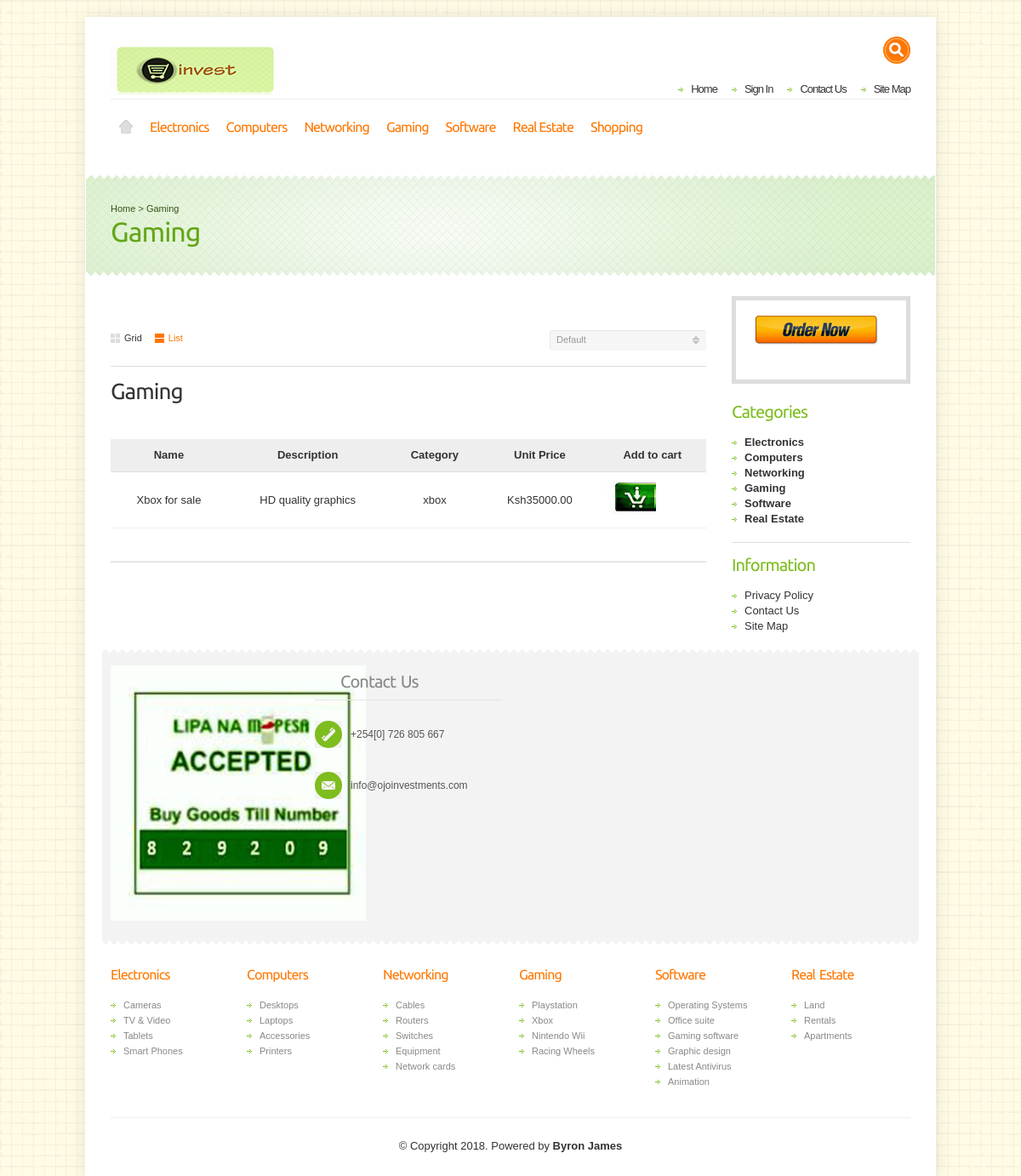
Screenshot of /listing_4.php with the database file from the repository.
### tables this page shows
CREATE TABLE IF NOT EXISTS `gaming` (
`id_product` int(11) NOT NULL,
  `product_name` varchar(100) NOT NULL,
  `product_desc` varchar(1024) NOT NULL,
  `product_category` varchar(250) NOT NULL,
  `price` decimal(8,2) NOT NULL
);

### listing_4.php (the view, shortened to what this page needs)
<!DOCTYPE html PUBLIC "-//W3C//DTD XHTML 1.0 Transitional//EN" "http://www.w3.org/TR/xhtml1/DTD/xhtml1-transitional.dtd">
<html xmlns="http://www.w3.org/1999/xhtml" dir="ltr" lang="en" xml:lang="en" xmlns:fb="http://www.facebook.com/2008/fbml">
<head>
<link rel="stylesheet" type="text/css" href="stylesheet/960.css" media="all" />
<link rel="stylesheet" type="text/css" href="stylesheet/screen.css" media="screen" />
<link rel="stylesheet" type="text/css" href="stylesheet/color.css" media="screen" />
</head>
<body class="s_layout_fixed">
<div id="wrapper">
  <div id="header" class="container_12">
    <div class="grid_12">
    	<a id="site_logo" href="index.html">OJOINVEST</a>
      <div id="system_navigation" class="s_nav">
        <ul class="s_list_1 clearfix">
          <li><a href="index.html">Home</a></li>
          <li><a href="login.html">Sign In</a></li>
          <li><a href="contacts.html">Contact Us</a></li>
           <li><a href="sitemap.html">Site Map</a></li>
        </ul>
      </div>
      <div id="site_search">
      	<a id="show_search" href="javascript:;" title="Search:"></a>
      </div>
      <div id="categories" class="s_nav">
        <ul>
          <li id="menu_home"> <a href="index.html">Home</a> </li>
          <li> <a href="listing_3.html">Electronics</a>
          </li>
          <li> <a href="listing_2.html">Computers</a>
          </li>
          <li><a href="listing_3.html">Networking</a>
          </li>
          <li><a href="listing_4.html">Gaming</a>
          </li>
          <li><a href="listing_5.html">Software</a>
          </li>
          <li><a href="listing_6.html">Real Estate</a>
          </li>
          <li><a href="">Shopping</a>
          </li>
      </div>
    </div>
  </div>
  <div id="intro">
    <div id="intro_wrap">
      <div class="container_12">
        <div id="breadcrumbs" class="grid_12">
          <a href="">Home</a>
          &gt;
          <a href="">Gaming</a>
        </div>
        <h1>Gaming</h1>
      </div>
    </div>
  </div>
  <div id="content" class="container_12">
    <div id="category" class="grid_9">
      <div id="listing_options">
        <div id="listing_sort" class="s_switcher">
          <span class="s_selected">Default</span>
        </div>
        <div id="view_mode" class="s_nav">
          <ul class="clearfix">
            <li id="view_grid"><a href="listing_4.php"><span class="s_icon"></span>Grid</a></li>
            <li id="view_list" class="s_selected"><a href="listing_4.php"><span class="s_icon"></span>List</a></li>
          </ul>
        </div>
      </div>
  <h2>Gaming</h2>
<div class="s_listing s_list_view clearfix">
        <div class="s_item clearfix">
        <form id="products" class="clearfix" action="">
        <table class="s_table_1" width="100%" cellpadding="0" cellspacing="0" border="0">
          <tr>
            <th>Name</th>
            <th>Description</th>
            <th>Category</th>
            <th>Unit Price</th>
            <th>Add to cart</th>
          </tr>
 <?php
  require("dbconnect.php");
    $sql="SELECT * FROM gaming ORDER BY id_product DESC LIMIT 30";
    $query=mysqli_query($conn,$sql);
    while ($row=mysqli_fetch_array($query)) {
?>
        <tr>
            <td ><?php echo $row['product_name'] ?></td>
            <td><?php echo $row['product_desc'] ?></td>
            <td><?php echo $row['product_category'] ?></td>
            <td>Ksh<?php echo $row['price'] ?></td>
            <td><a href="cartgame2.php?page=listing_4&action=add&id=<?php echo $row['id_product'] ?>"><img src="images/pic_15.JPG" alt="cart"</a></td>
        </tr>
<?php
    }
?>
        </table>
      </div>
      <div class="pagination">
      </div>
    </div>
    </div>
    <div id="right_col" class="grid_3">
      <div id="cart_side" class="s_box_1 s_cart_holder">
        <h2 class="s_secondary_color"><a href="cartgame2.php?page=cartgame1"><img src="images/pic12.png" alt="Go to cart""</a></h2>
      </div>
       <div id="categories_module" class="s_box">
        <h2>Categories</h2>
        <div class="s_list_1">
          <ul>
            <li><a href="listing_1.php"><b>Electronics</b></a></li>
            <li><a href="listing_2.php"><b>Computers</b></a></li>
            <li><a href="listing_3.php"><b>Networking</b></a></li>
            <li><a href="listing_4.php"><b>Gaming</b></a></li>
            <li><a href="listing_5.php"><b>Software</b></a></li>
            <li><a href="listing_6.php"><b>Real Estate</b></a></li>
          </ul>
      	</div>
			</div>
      <div id="information_module" class="s_box">
        <h2>Information</h2>
        <ul class="s_list_1">
          <li><a href="privacy.html">Privacy Policy</a></li>
          <li><a href="contacts.html">Contact Us</a></li>
          <li><a href="sitemap.html">Site Map</a></li>
        </ul>
      </div>
    </div>
   <div id="shop_info">
    <div id="shop_info_wrap">
      <div class="container_12">
        <div id="shop_description" class="grid_3"><img src="images/dummy/banner_5.jpg" title="MPESA" alt="MPESA" /> </div>
        <div id="shop_contacts" class="grid_3">
          <h2>Contact Us</h2>
          <table width="100%" cellpadding="0" cellspacing="0" border="0">
            <tr>
              <td valign="middle"><span class="s_icon_32"><span class="s_icon s_phone_32"></span>+254[0] 726 805 667 <br /></span></td>
            </tr>
            <tr>
	    <td valign="middle"><span class="s_icon_32"><span class="s_icon s_mail_32"></span>info@ojoinvestments.com</span></td>
            </tr>
          </table>
        </div>
        </div>
      </div>
    </div>
  </div>
    <div id="footer" class="container_12">
    <div id="footer_categories" class="clearfix">
      <div class="grid_2">
        <h2>Electronics</h2>
        <ul class="s_list_1">
          <li><a href="">Cameras</a></li>
          <li><a href="">TV & Video</a></li>
          <li><a href="">Tablets</a></li>
          <li><a href="">Smart Phones</a></li>
        </ul>
      </div>
      <div class="grid_2">
        <h2>Computers</h2>
        <ul class="s_list_1">
          <li><a href="">Desktops</a></li>
          <li><a href="">Laptops</a></li>
          <li><a href="">Accessories</a></li>
	  <li><a href="">Printers</a></li>
        </ul>
      </div>
      <div class="grid_2">
        <h2>Networking</h2>
        <ul class="s_list_1">
          <li><a href="">Cables</a></li>
          <li><a href="">Routers</a></li>
          <li><a href="">Switches</a></li>
          <li><a href="">Equipment</a></li>
          <li><a href="">Network cards</a></li>
        </ul>
      </div>
      <div class="grid_2">
        <h2>Gaming</h2>
        <ul class="s_list_1">
          <li><a href="">Playstation</a></li>
          <li><a href="">Xbox</a></li>
          <li><a href="">Nintendo Wii</a></li>
          <li><a href="">Racing Wheels</a></li>
        </ul>
      </div>
      <div class="grid_2">
        <h2>Software</h2>
        <ul class="s_list_1">
          <li><a href="">Operating Systems</a></li>
          <li><a href="">Office suite</a></li>
          <li><a href="">Gaming software</a></li>
          <li><a href="">Graphic design</a></li>
          <li><a href="">Latest Antivirus</a></li>
          <li><a href="">Animation</a></li>
        </ul>
      </div>
      <div class="grid_2">
        <h2>Real Estate</h2>
        <ul class="s_list_1">
          <li><a href="">Land</a></li>
          <li><a href="">Rentals</a></li>
          <li><a href="">Apartments</a></li>
        </ul>
      </div>
      <div class="grid_12 border_eee"></div>
    </div>
    <center><p>&copy; Copyright 2018. Powered by<strong> <a href="wiretech.html">Byron James</a></p></strong></center>
  </div>
</div>
</body>
</html>

### stylesheet/960.css (style rules this page uses)
body { min-width: 960px; }
.container_12, .container_16 { clear: both; margin-left: auto; margin-right: auto; width: 960px; }
.grid_1, .grid_2, .grid_3, .grid_4, .grid_5, .grid_6, .grid_7, .grid_8, .grid_9, .grid_10, .grid_11, .grid_12, .grid_13, .grid_14, .grid_15, .grid_16 { display: inline; float: left; margin-left: 10px; margin-right: 10px; }
.container_12 .grid_3, .container_16 .grid_4 { width: 220px; }
.container_12 .grid_9, .container_16 .grid_12 { width: 700px; }
.container_12 .grid_12, .container_16 .grid_16 { width: 940px; }
.container_12 .grid_2 { width: 140px; }
.clearfix:before, .clearfix:after { content: '\0020'; display: block; overflow: hidden; visibility: hidden; width: 0; height: 0; }
.clearfix:after { clear: both; }
.clearfix { zoom: 1; }

### stylesheet/color.css (style rules this page uses)
body.s_layout_fixed { background-color: #fffbe5; background-image: url(../images/texture_1.png); }
.s_main_color, #twitter li span a, .s_item .s_button_add_to_cart, .s_box h2, .box .top { color: #7ebd1e; }
.s_main_color_bgr, #cart .s_icon, #shop_contacts .s_icon, .s_list_1 li, .s_item .s_button_add_to_cart .s_icon, #intro .s_button_prev, #intro .s_button_next, .buttons .button, #cart_menu .s_icon { background-color: #7ebd1e; }
.s_secondary_color, a:hover, #categories > ul > li > a, #footer_categories h2, .pagination a, #view_mode .s_selected a { color: #ff7700; }
.s_secondary_color_bgr, #show_search, #view_mode .s_selected .s_icon, #view_mode a:hover .s_icon, #menu_home a:hover, .pagination a:hover, .s_item .s_button_add_to_cart:hover .s_icon, .s_cart_item .s_button_remove:hover { background-color: #ff7700; }
#intro, #contact_form_icon { background-color: #def5d0; }
#intro, #breadcrumbs a { color: #395218; }
#intro h1, #intro h1 *, #intro h2, #intro h2 * { color: #64a619; ~background-color: #def5d0; }

### rows the page displays
gaming: product_name "Xbox for sale", product_desc "HD quality graphics", product_category "xbox", price "35000.00"
